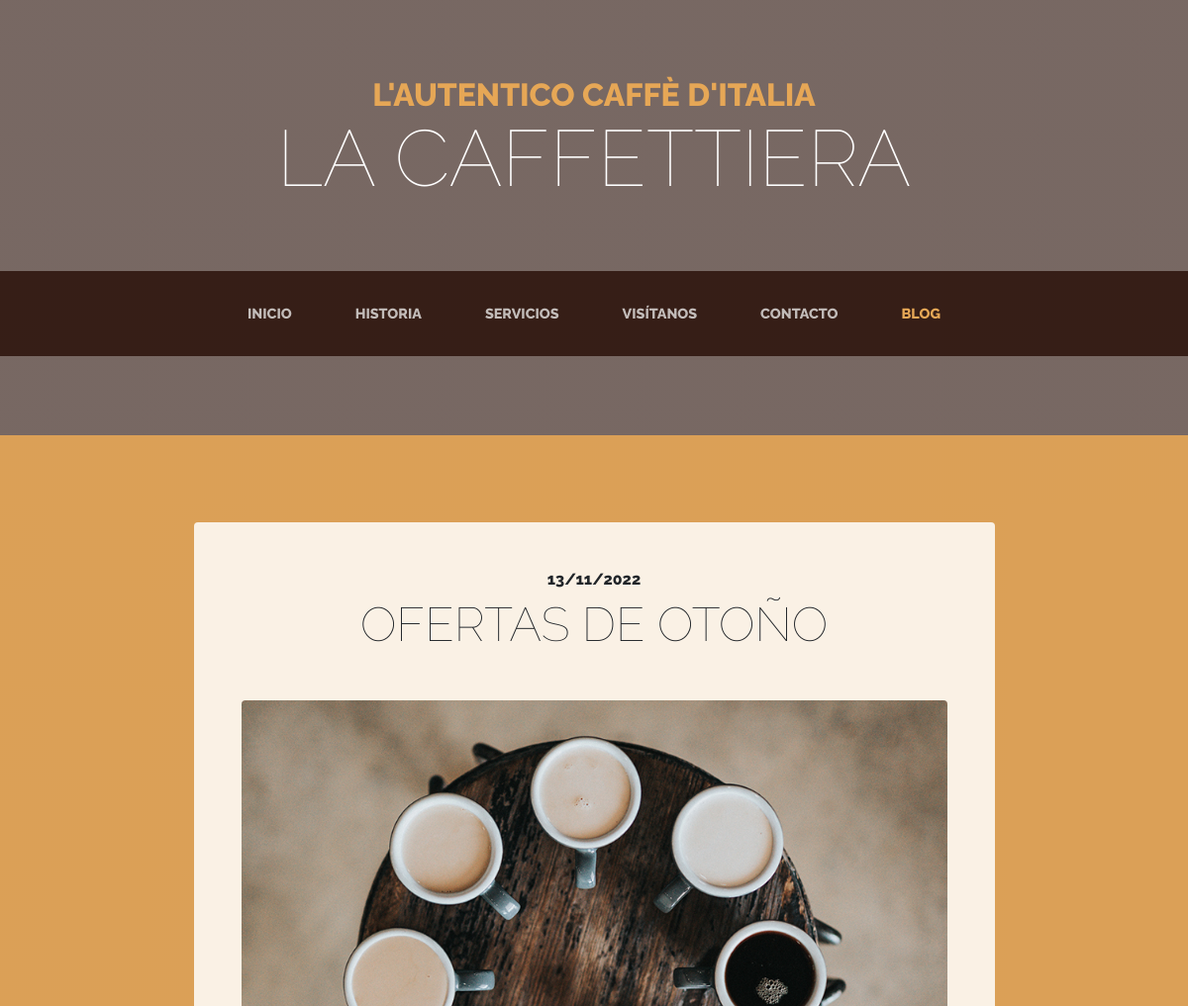
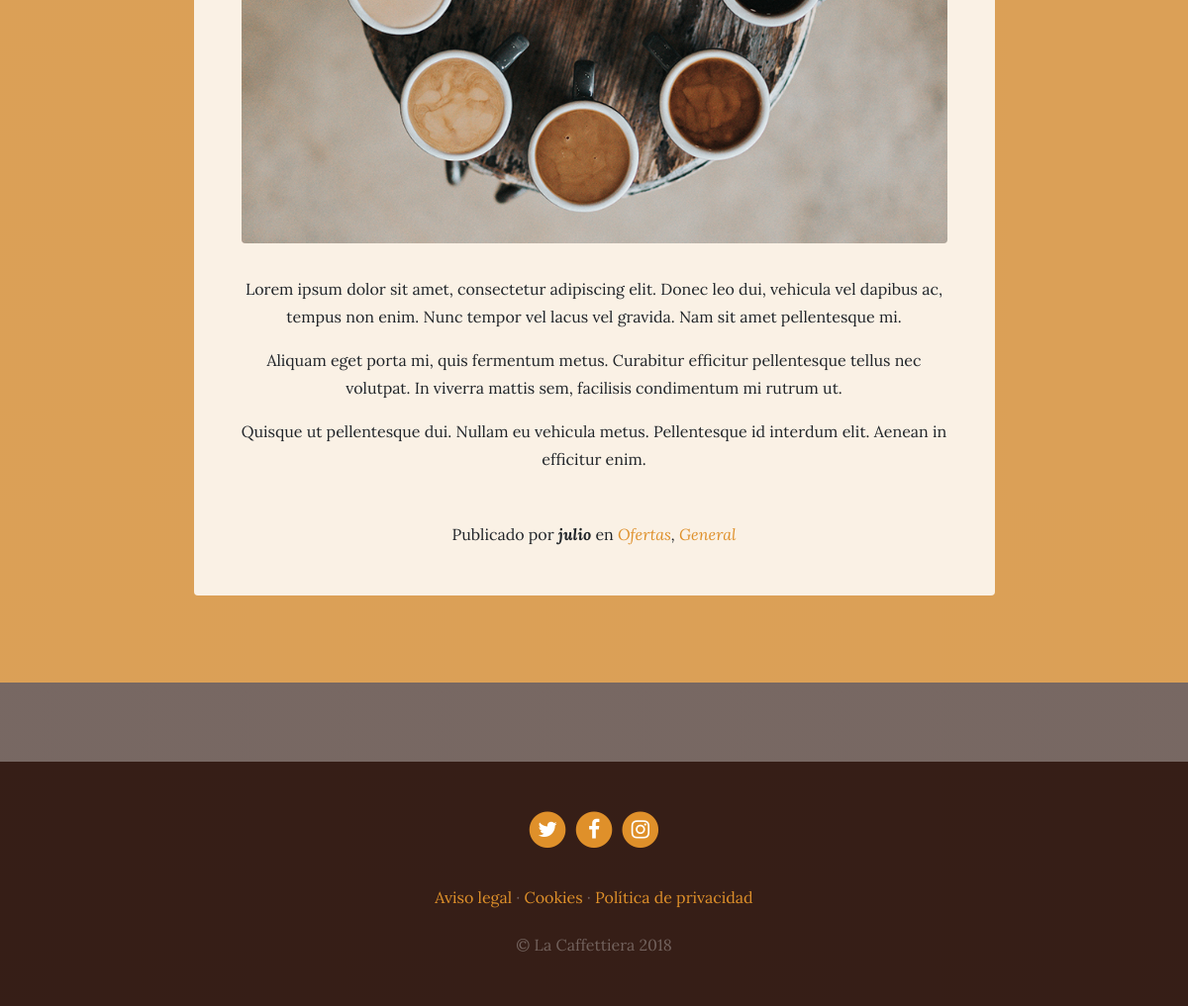
Screenshot of /blog/ with the database file from the repository (2 pictures, top to bottom).
### blog/models.py (models this page shows, shortened)
class Post(models.Model):
    title = models.CharField(max_length=200, verbose_name="Título")
    content = models.TextField(verbose_name="Contenido")
    published = models.DateTimeField(verbose_name="Fecha de publicación", default=now)
    image = models.ImageField(verbose_name="Imagen", upload_to="blog", null=True, blank=True)
    author = models.ForeignKey(User, verbose_name="Autor", on_delete=models.CASCADE)
    categories = models.ManyToManyField(Category, verbose_name="Categorías", related_name="get_posts")
    created = models.DateTimeField(auto_now_add=True, verbose_name="Fecha de creación")
    updated = models.DateTimeField(auto_now=True, verbose_name="Fecha de creación")
    class Meta:
        verbose_name = "entrada"
        verbose_name_plural = "entradas"
        ordering = ['-created']

class Category(models.Model):
    name = models.CharField(max_length=100, verbose_name="Nombre")
    created = models.DateTimeField(auto_now_add=True, verbose_name="Fecha de creación")
    updated = models.DateTimeField(auto_now=True, verbose_name="Fecha de edición")
    class Meta:
        verbose_name = "categoría"
        verbose_name_plural = "categorías"
        ordering = ['-created']

### pages/models.py (models this page shows, shortened)
class Page(models.Model):
    title = models.CharField(verbose_name="Título", max_length=200)
    content = RichTextField(verbose_name="Contenido")
    order = models.SmallIntegerField(verbose_name="Orden", default=0)
    created = models.DateTimeField(auto_now_add=True, verbose_name="Fecha de creación")
    updated = models.DateTimeField(auto_now=True, verbose_name="Fecha de creación")
    class Meta:
        verbose_name = "página"
        verbose_name_plural = "páginas"
        ordering = ['order', 'title']

### blog/views.py (the view)
# urls.py: path('', views.blog, name="blog"),
def blog(request):
    posts = Post.objects.all()
    return render(request, "blog/blog.html", {'posts':posts})

### pages/templatetags/pages_extras.py (called while the page is built)
@register.simple_tag
def get_page_list():
    pages = Page.objects.all()
    return pages

### social/processors.py (called while the page is built)
def ctx_dict(request):
    ctx = {}
    links =Link.objects.all()
    for link in links:
        ctx[link.key] = link.url
    return ctx

### blog/templates/blog/blog.html (shortened to what this page needs)
{% extends 'core/base.html' %}
{% load static %}
{% block content %}
  {% for post in posts %}
    <section class="page-section cta">
      <div class="container">
        <div class="row">
          <div class="col-xl-9 mx-auto">
            <div class="cta-innerv text-center rounded">
              <h2 class="section-heading mb-5">
                <span class="section-heading-upper">{{post.published|date:"SHORT_DATE_FORMAT"}}</span>
                <span class="section-heading-lower">{{post.title}}</span>
              </h2>
              <p class="mb-0">
                <img class="mx-auto d-flex rounded img-fluid mb-3 mb-lg-0" src="{{post.image.url}}" alt="">
              </p>
              <p class="mb-0 mbt">{{post.content|linebreaks}}</p>
              <p class="mb-0 mbt">
                <span class="section-heading-under">Publicado por <em><b>{{post.author}}</b></em> en
                  <em>
                    {% for category in post.categories.all %}
                      <a href="{% url 'category' category.id %}" class="link">{{category.name}}</a>{% if not forloop.last %},{% endif %}
                    {% endfor %}
                  </em>
                </span>
              </p>
            </div>
          </div>
        </div>
      </div>
    </section>
  {% endfor %}
{% endblock %}

### core/templates/core/base.html (shortened to what this page needs)
<!DOCTYPE html>
<html lang="es">
  <head>
    {% load static %}
    <link href="{% static 'core/vendor/bootstrap/css/bootstrap.min.css' %}" rel="stylesheet">
    <link href="{% static 'core/vendor/font-awesome/css/font-awesome.min.css' %}" rel="stylesheet" type="text/css">
    <link href="{% static 'core/css/business-casual.css' %}" rel="stylesheet">
  </head>
  <body>
    <h1 class="site-heading text-center text-white d-none d-lg-block">
      <span class="site-heading-upper text-primary mb-3">L'autentico caffè d'italia</span>
      <span class="site-heading-lower">La Caffettiera</span>
    </h1>
    <nav class="navbar navbar-expand-lg navbar-dark py-lg-4" id="mainNav">
      <div class="container">
        <div class="collapse navbar-collapse" id="navbarResponsive">
          <ul class="navbar-nav mx-auto">
            <li class="nav-item px-lg-4 {% if request.path == '/' %}active{% endif %}">
              <a class="nav-link text-uppercase text-expanded" href="{% url 'home' %}">Inicio</a>
            </li>
            <li class="nav-item px-lg-4 {% if request.path == '/about/' %}active{% endif %}">
              <a class="nav-link text-uppercase text-expanded" href="{% url 'about' %}">Historia</a>
            </li>
            <li class="nav-item px-lg-4 {% if request.path == '/services/' %}active{% endif %}">
              <a class="nav-link text-uppercase text-expanded" href="{% url 'services' %}">Servicios</a>
            </li>
            <li class="nav-item px-lg-4 {% if request.path == '/store/' %}active{% endif %}">
              <a class="nav-link text-uppercase text-expanded" href="{% url 'store' %}">Visítanos</a>
            </li>
            <li class="nav-item px-lg-4 {% if request.path == '/contact/' %}active{% endif %}">
              <a class="nav-link text-uppercase text-expanded" href="{% url 'contact' %}">Contacto</a>
            </li>
            <li class="nav-item px-lg-4 {% if request.path|slice:":6" == '/blog/' %}active{% endif %}">
              <a class="nav-link text-uppercase text-expanded" href="{% url 'blog' %}">Blog</a>
            </li>
          </ul>
        </div>
      </div>
    </nav>
    {% block content %} {% endblock %}
    <footer class="footer text-faded text-center py-5">
      <div class="container">
        <p class="m-0">
          {% if LINK_TWITTER %}
	          <a href="{{LINK_TWITTER}}" class="link">
              <span class="fa-stack fa-lg">
                <i class="fa fa-circle fa-stack-2x"></i>
                <i class="fa fa-twitter fa-stack-1x fa-inverse"></i>
              </span>
	          </a>
          {% endif %}
          {% if LINK_FACEBOOK %}
            <a href="{{LINK_FACEBOOK}}" class="link">
              <span class="fa-stack fa-lg">
                <i class="fa fa-circle fa-stack-2x"></i>
                <i class="fa fa-facebook fa-stack-1x fa-inverse"></i>
              </span>
            </a>
          {% endif %}
          {% if LINK_INSTAGRAM %}
            <a href="{{LINK_INSTAGRAM}}" class="link">
              <span class="fa-stack fa-lg">
                <i class="fa fa-circle fa-stack-2x"></i>
                <i class="fa fa-instagram fa-stack-1x fa-inverse"></i>
              </span>
            </a>
          {% endif %}
	    </p>
        <p class="m-0 mbt">
          {% load pages_extras %}
          {% get_page_list as page_list %}
          {% for page in page_list %}
            <a href="{% url 'page' page.id page.title|slugify %}" class="link">{{page.title}}</a> {% if not forloop.last %}·{% endif %}
          {% endfor %}
		</p>
        <p class="m-0 mbt1">&copy; La Caffettiera 2018</p>
      </div>
	</footer>
  </body>
</html>

### core/static/core/css/business-casual.css (style rules this page uses)
body { font-family: 'Lora'; background: linear-gradient(rgba(47, 23, 15, 0.65), rgba(47, 23, 15, 0.65)), url("../img/bg.jpg"); background-attachment: fixed; background-position: center; background-size: cover; }
h1, h2, h3, h4, h5, h6 { font-family: 'Raleway'; }
p { line-height: 1.75; }
.text-faded { color: rgba(255, 255, 255, 0.3); }
.site-heading { margin-top: 5rem; margin-bottom: 5rem; text-transform: uppercase; line-height: 1; font-family: 'Raleway'; }
.site-heading .site-heading-upper { display: block; font-size: 2rem; font-weight: 800; }
.site-heading .site-heading-lower { font-size: 5rem; font-weight: 100; line-height: 4rem; }
.page-section { margin-top: 5rem; margin-bottom: 5rem; }
.section-heading { text-transform: uppercase; }
.section-heading .section-heading-upper { display: block; font-size: 1rem; font-weight: 800; padding-bottom:.5rem; }
.section-heading .section-heading-lower { display: block; font-size: 3rem; font-weight: 100; }
#mainNav { background-color: rgba(47, 23, 15, 0.9); font-family: 'Raleway'; }
#mainNav .navbar-nav .nav-item .nav-link { color: rgba(255, 255, 255, 0.7); font-weight: 800; }
#mainNav .navbar-nav .nav-item.active .nav-link { color: #e6a756; }
@media (min-width: 992px) { #mainNav .navbar-nav .nav-item .nav-link { font-size: 0.9rem; } }
.cta { padding-top: 5rem; padding-bottom: 5rem; background-color: rgba(230, 167, 86, 0.9); }
.cta .cta-innerv { position: relative; padding: 3rem; margin: 0.5rem; background-color: rgba(255, 255, 255, 0.85); }
.footer { background-color: rgba(47, 23, 15, 0.9); }
.text-primary { color: #e6a756 !important; }
.mbt { padding-top: 2rem; }
.mbt1 { padding-top: 1.25rem; }
a.link { color: #df902a; }

### rows the page displays
Post: published "13/11/2022", title "OFERTAS DE OTOÑO", image (picture), content "Lorem ipsum dolor sit amet, consectetur adipiscing elit. Donec leo dui, vehicula vel dapibus ac, tempus non enim. Nunc tempor vel lacus vel gravida. Nam sit amet pellentesque mi. Aliquam eget porta mi, quis fermentum metus. Curabitur efficitur pellentesque tellus nec volutpat. In viverra mattis sem, facilisis condimentum mi rutrum ut. Quisque ut pellentesque dui. Nullam eu vehicula metus. Pellentesque id interdum elit. Aenean in efficitur enim.", author "julio"
Category: name "Ofertas"
Category: name "General"
Page: title "Aviso legal"
Page: title "Cookies"
Page: title "Política de privacidad"
